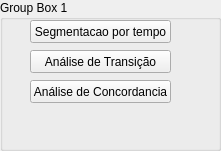
              <widget class="QGroupBox" name="groupBox_8">
               <property name="geometry">
                <rect>
                 <x>30</x>
                 <y>30</y>
                 <width>221</width>
                 <height>151</height>
                </rect>
               </property>
               <property name="title">
                <string>Group Box 1</string>
               </property>
               <widget class="QPushButton" name="pbEstatistica">
                <property name="geometry">
                 <rect>
                  <x>30</x>
                  <y>20</y>
                  <width>141</width>
                  <height>23</height>
                 </rect>
                </property>
                <property name="text">
                 <string>Segmentacao por tempo</string>
                </property>
               </widget>
               <widget class="QPushButton" name="pbTransicao">
                <property name="geometry">
                 <rect>
                  <x>30</x>
                  <y>50</y>
                  <width>141</width>
                  <height>23</height>
                 </rect>
                </property>
                <property name="text">
                 <string>Análise de Transição</string>
                </property>
               </widget>
               <widget class="QPushButton" name="pbConcordancia">
                <property name="geometry">
                 <rect>
                  <x>30</x>
                  <y>80</y>
                  <width>141</width>
                  <height>23</height>
                 </rect>
                </property>
                <property name="text">
                 <string>Análise de Concordancia</string>
                </property>
               </widget>
              </widget>
